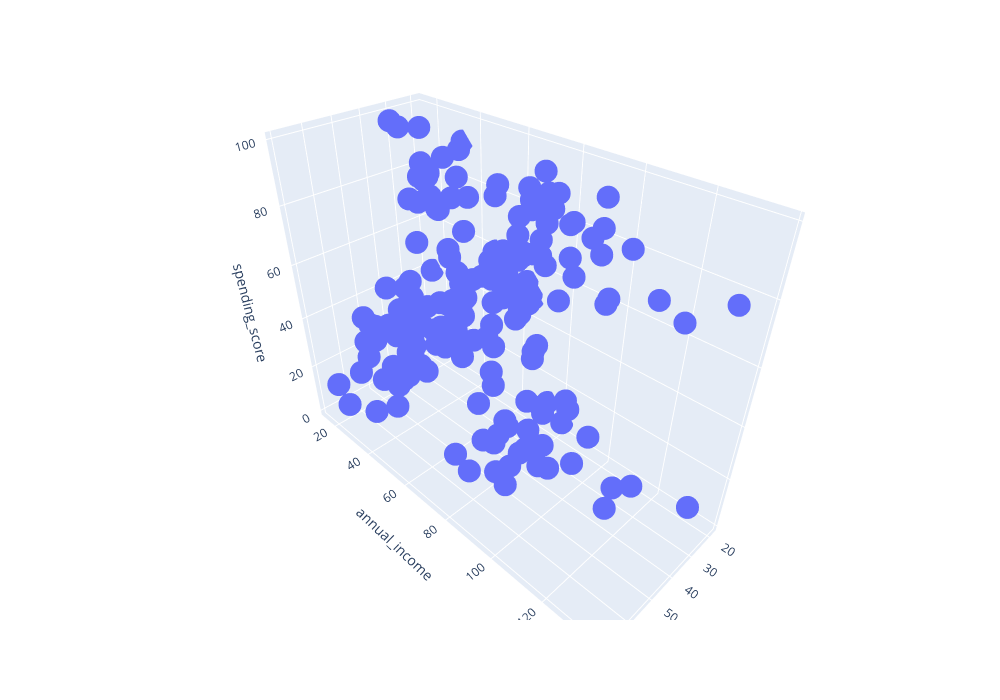

This figure's notebook cell:
### Code cell
get_3d_visualization(df, None)

### Figure 1 — Plotly figure (JSON) as saved in the notebook; plotly's stock layout.template omitted (floating-point values rounded to 4 significant figures; data arrays with more than 128 entries replaced by an {"elided": "..."} marker saying what was removed)
{"data": [{"hovertemplate": "age=%{x}<br>annual_income=%{y}<br>spending_score=%{z}<extra></extra>", "legendgroup": "", "marker": {"color": "#636efa", "symbol": "circle"}, "mode": "markers", "name": "", "scene": "scene", "showlegend": false, "type": "scatter3d", "x": {"elided": "200 int values"}, "y": {"elided": "200 int values"}, "z": {"elided": "200 int values"}}], "layout": {"height": 700, "legend": {"tracegroupgap": 0}, "margin": {"t": 60}, "scene": {"domain": {"x": [0, 1], "y": [0, 1]}, "xaxis": {"title": {"text": "age"}}, "yaxis": {"title": {"text": "annual_income"}}, "zaxis": {"title": {"text": "spending_score"}}}, "width": 1000}}
